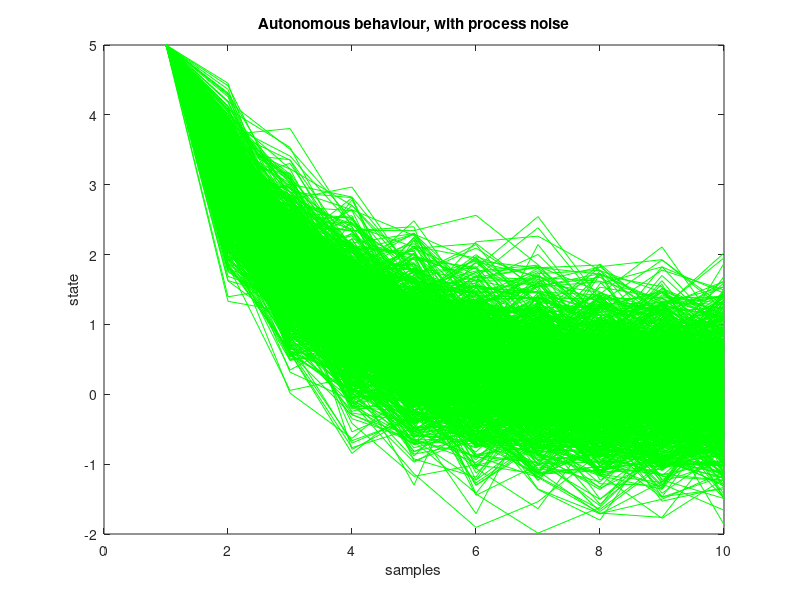

Source code (MATLAB):
% Influence of Gaussian process noise
%example of state dynamics model
% xn=0.6 xo + 0.5 w;
%autonomous behaviour with  process noise---------------
Ns=10; %number of samples along time
X=zeros(1000,Ns); %reserve space

for np=1:1000,
X(np,1)=5; %initial state
for nn=2:Ns,
   X(np,nn)= 0.6*X(np,nn-1)+ 0.5*randn(1); %with process noise
end;
end;

figure(1) %trajectories
nf=1:Ns;
for ns=1:1000,
   plot(nf,X(ns,nf),'g-'); hold on;
end;
title('Autonomous behaviour, with process noise');
xlabel('samples'); ylabel('state');
